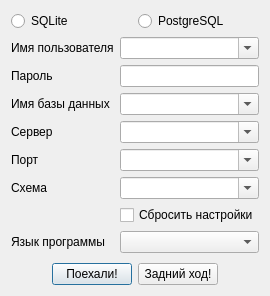
<?xml version="1.0" encoding="UTF-8"?>
<ui version="4.0">
 <class>QPrabhupadaLoginDialog</class>
 <widget class="QDialog" name="QPrabhupadaLoginDialog">
  <property name="windowModality">
   <enum>Qt::NonModal</enum>
  </property>
  <property name="geometry">
   <rect>
    <x>0</x>
    <y>0</y>
    <width>265</width>
    <height>296</height>
   </rect>
  </property>
  <property name="mouseTracking">
   <bool>false</bool>
  </property>
  <property name="windowTitle">
   <string>Вход в &quot;Словарь Шрилы Прабхупады&quot;</string>
  </property>
  <property name="windowIcon">
   <iconset resource="PrabhupadaDictionary.qrc">
    <normaloff>:/Icon/resources/PrabhupadaDictionary.ico</normaloff>:/Icon/resources/PrabhupadaDictionary.ico</iconset>
  </property>
  <property name="modal">
   <bool>false</bool>
  </property>
  <layout class="QVBoxLayout" name="LayoutPrabhupadaLogin">
   <item>
    <layout class="QHBoxLayout" name="LayoutSQL">
     <item>
      <widget class="QRadioButton" name="radioButtonSQLite">
       <property name="text">
        <string>SQLite</string>
       </property>
      </widget>
     </item>
     <item>
      <widget class="QRadioButton" name="radioButtonPostgreSQL">
       <property name="text">
        <string>PostgreSQL</string>
       </property>
      </widget>
     </item>
    </layout>
   </item>
   <item>
    <layout class="QFormLayout" name="LayoutConnection">
     <item row="0" column="0">
      <widget class="QLabel" name="LabelUserName">
       <property name="text">
        <string>Имя пользователя</string>
       </property>
      </widget>
     </item>
     <item row="0" column="1">
      <widget class="QComboBox" name="ComboBoxUserName">
       <property name="editable">
        <bool>true</bool>
       </property>
      </widget>
     </item>
     <item row="1" column="0">
      <widget class="QLabel" name="LabelPassword">
       <property name="text">
        <string>Пароль</string>
       </property>
      </widget>
     </item>
     <item row="1" column="1">
      <widget class="QLineEdit" name="LineEditPassword">
       <property name="echoMode">
        <enum>QLineEdit::Password</enum>
       </property>
       <property name="clearButtonEnabled">
        <bool>false</bool>
       </property>
      </widget>
     </item>
     <item row="2" column="0">
      <widget class="QLabel" name="LabelDatabaseName">
       <property name="text">
        <string>Имя базы данных</string>
       </property>
      </widget>
     </item>
     <item row="2" column="1">
      <widget class="QComboBox" name="ComboBoxDatabaseName">
       <property name="editable">
        <bool>true</bool>
       </property>
      </widget>
     </item>
     <item row="3" column="0">
      <widget class="QLabel" name="LabelHostName">
       <property name="text">
        <string>Сервер</string>
       </property>
      </widget>
     </item>
     <item row="3" column="1">
      <widget class="QComboBox" name="ComboBoxHostName">
       <property name="editable">
        <bool>true</bool>
       </property>
      </widget>
     </item>
     <item row="4" column="0">
      <widget class="QLabel" name="LabelPort">
       <property name="text">
        <string>Порт</string>
       </property>
      </widget>
     </item>
     <item row="4" column="1">
      <widget class="QComboBox" name="ComboBoxPort">
       <property name="editable">
        <bool>true</bool>
       </property>
      </widget>
     </item>
     <item row="5" column="0">
      <widget class="QLabel" name="LabelSchema">
       <property name="text">
        <string>Схема</string>
       </property>
      </widget>
     </item>
     <item row="5" column="1">
      <widget class="QComboBox" name="ComboBoxSchema">
       <property name="editable">
        <bool>true</bool>
       </property>
      </widget>
     </item>
     <item row="6" column="1">
      <widget class="QCheckBox" name="CheckBoxResetSettings">
       <property name="whatsThis">
        <string>&lt;html&gt;&lt;head/&gt;&lt;body&gt;&lt;p&gt;Этот флаг сбрасывает все настройки пользователя после входа в программу! Но только те из них, которые хранятся в базе данных! Настройки, хранящиеся в файлах &amp;quot;ini&amp;quot; сбрасывайте простым удалением этих файлов!&lt;/p&gt;&lt;/body&gt;&lt;/html&gt;</string>
       </property>
       <property name="text">
        <string>Сбросить настройки</string>
       </property>
      </widget>
     </item>
     <item row="7" column="0">
      <widget class="QLabel" name="LabelLanguageUI">
       <property name="text">
        <string>Язык программы</string>
       </property>
      </widget>
     </item>
     <item row="7" column="1">
      <widget class="QComboBox" name="ComboBoxLanguageUI"/>
     </item>
    </layout>
   </item>
   <item>
    <layout class="QHBoxLayout" name="horizontalLayout">
     <item>
      <spacer name="horizontalSpacer">
       <property name="orientation">
        <enum>Qt::Horizontal</enum>
       </property>
       <property name="sizeHint" stdset="0">
        <size>
         <width>40</width>
         <height>20</height>
        </size>
       </property>
      </spacer>
     </item>
     <item>
      <widget class="QPushButton" name="pushButtonOK">
       <property name="text">
        <string>Поехали!</string>
       </property>
       <property name="default">
        <bool>true</bool>
       </property>
      </widget>
     </item>
     <item>
      <widget class="QPushButton" name="pushButtonCancel">
       <property name="text">
        <string>Задний ход!</string>
       </property>
       <property name="autoDefault">
        <bool>true</bool>
       </property>
      </widget>
     </item>
     <item>
      <spacer name="horizontalSpacer_2">
       <property name="orientation">
        <enum>Qt::Horizontal</enum>
       </property>
       <property name="sizeHint" stdset="0">
        <size>
         <width>40</width>
         <height>20</height>
        </size>
       </property>
      </spacer>
     </item>
    </layout>
   </item>
  </layout>
 </widget>
 <tabstops>
  <tabstop>radioButtonSQLite</tabstop>
  <tabstop>radioButtonPostgreSQL</tabstop>
  <tabstop>ComboBoxUserName</tabstop>
  <tabstop>LineEditPassword</tabstop>
  <tabstop>ComboBoxDatabaseName</tabstop>
  <tabstop>ComboBoxHostName</tabstop>
  <tabstop>ComboBoxPort</tabstop>
  <tabstop>ComboBoxSchema</tabstop>
  <tabstop>CheckBoxResetSettings</tabstop>
 </tabstops>
 <resources>
  <include location="PrabhupadaDictionary.qrc"/>
 </resources>
 <connections/>
</ui>
